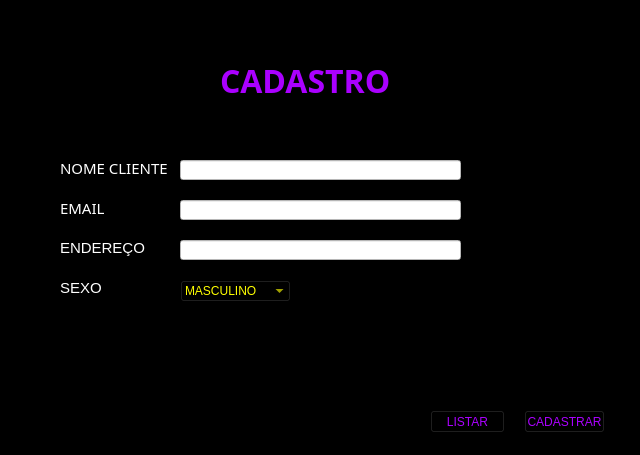
<?xml version="1.0" encoding="UTF-8"?>
<ui version="4.0">
 <class>MainWindow</class>
 <widget class="QMainWindow" name="MainWindow">
  <property name="geometry">
   <rect>
    <x>0</x>
    <y>0</y>
    <width>640</width>
    <height>455</height>
   </rect>
  </property>
  <property name="windowTitle">
   <string>MainWindow</string>
  </property>
  <property name="styleSheet">
   <string notr="true">background-color: rgb(0, 0, 0);</string>
  </property>
  <widget class="QWidget" name="centralwidget">
   <widget class="QLabel" name="TEXTO_CADSTRO">
    <property name="enabled">
     <bool>true</bool>
    </property>
    <property name="geometry">
     <rect>
      <x>220</x>
      <y>60</y>
      <width>221</width>
      <height>41</height>
     </rect>
    </property>
    <property name="font">
     <font>
      <family>Rockwell</family>
      <pointsize>24</pointsize>
      <bold>true</bold>
     </font>
    </property>
    <property name="styleSheet">
     <string notr="true">color: rgb(170, 0, 255);
</string>
    </property>
    <property name="text">
     <string>CADASTRO</string>
    </property>
   </widget>
   <widget class="QLabel" name="label">
    <property name="geometry">
     <rect>
      <x>60</x>
      <y>160</y>
      <width>131</width>
      <height>16</height>
     </rect>
    </property>
    <property name="font">
     <font>
      <family>Sitka Heading</family>
      <pointsize>11</pointsize>
     </font>
    </property>
    <property name="styleSheet">
     <string notr="true">color: rgb(255, 255, 255);</string>
    </property>
    <property name="text">
     <string>NOME CLIENTE</string>
    </property>
   </widget>
   <widget class="QLabel" name="label_2">
    <property name="geometry">
     <rect>
      <x>60</x>
      <y>200</y>
      <width>101</width>
      <height>16</height>
     </rect>
    </property>
    <property name="font">
     <font>
      <family>Rockwell</family>
      <pointsize>11</pointsize>
     </font>
    </property>
    <property name="styleSheet">
     <string notr="true">color: rgb(255, 255, 255);</string>
    </property>
    <property name="text">
     <string>EMAIL</string>
    </property>
   </widget>
   <widget class="QLabel" name="label_3">
    <property name="geometry">
     <rect>
      <x>60</x>
      <y>240</y>
      <width>101</width>
      <height>16</height>
     </rect>
    </property>
    <property name="font">
     <font>
      <pointsize>11</pointsize>
     </font>
    </property>
    <property name="styleSheet">
     <string notr="true">color: rgb(255, 255, 255);</string>
    </property>
    <property name="text">
     <string>ENDEREÇO</string>
    </property>
   </widget>
   <widget class="QLineEdit" name="ln_nome">
    <property name="geometry">
     <rect>
      <x>180</x>
      <y>160</y>
      <width>281</width>
      <height>20</height>
     </rect>
    </property>
    <property name="font">
     <font>
      <pointsize>11</pointsize>
      <bold>true</bold>
     </font>
    </property>
    <property name="styleSheet">
     <string notr="true">background-color: rgb(255, 255, 255);
color: rgb(0, 0, 0);</string>
    </property>
   </widget>
   <widget class="QComboBox" name="comboBox">
    <property name="geometry">
     <rect>
      <x>180</x>
      <y>280</y>
      <width>111</width>
      <height>22</height>
     </rect>
    </property>
    <property name="styleSheet">
     <string notr="true">color: rgb(255, 255, 0);</string>
    </property>
    <item>
     <property name="text">
      <string>MASCULINO</string>
     </property>
    </item>
    <item>
     <property name="text">
      <string>FEMININO</string>
     </property>
    </item>
    <item>
     <property name="text">
      <string>OUTROS</string>
     </property>
    </item>
   </widget>
   <widget class="QLineEdit" name="ln_email">
    <property name="geometry">
     <rect>
      <x>180</x>
      <y>200</y>
      <width>281</width>
      <height>20</height>
     </rect>
    </property>
    <property name="font">
     <font>
      <pointsize>11</pointsize>
      <bold>true</bold>
     </font>
    </property>
    <property name="styleSheet">
     <string notr="true">background-color: rgb(255, 255, 255);
color: rgb(0, 0, 0);</string>
    </property>
   </widget>
   <widget class="QLineEdit" name="ln_end">
    <property name="geometry">
     <rect>
      <x>180</x>
      <y>240</y>
      <width>281</width>
      <height>20</height>
     </rect>
    </property>
    <property name="font">
     <font>
      <pointsize>11</pointsize>
      <bold>true</bold>
     </font>
    </property>
    <property name="styleSheet">
     <string notr="true">background-color: rgb(255, 255, 255);color: rgb(0, 0, 0);</string>
    </property>
   </widget>
   <widget class="QLabel" name="label_4">
    <property name="geometry">
     <rect>
      <x>60</x>
      <y>280</y>
      <width>101</width>
      <height>16</height>
     </rect>
    </property>
    <property name="font">
     <font>
      <pointsize>11</pointsize>
     </font>
    </property>
    <property name="styleSheet">
     <string notr="true">color: rgb(255, 255, 255);</string>
    </property>
    <property name="text">
     <string>SEXO</string>
    </property>
   </widget>
   <widget class="QPushButton" name="bt_cadastrar">
    <property name="geometry">
     <rect>
      <x>524</x>
      <y>410</y>
      <width>81</width>
      <height>23</height>
     </rect>
    </property>
    <property name="styleSheet">
     <string notr="true">background-color: rgb(0, 0, 0);
color: rgb(170, 0, 255);</string>
    </property>
    <property name="text">
     <string>CADASTRAR</string>
    </property>
   </widget>
   <widget class="QLabel" name="label_5">
    <property name="geometry">
     <rect>
      <x>490</x>
      <y>20</y>
      <width>121</width>
      <height>131</height>
     </rect>
    </property>
    <property name="text">
     <string/>
    </property>
    <property name="pixmap">
     <pixmap>the-hotel-logo-design-by-h-the-hotel-free-vector.jpg</pixmap>
    </property>
    <property name="scaledContents">
     <bool>true</bool>
    </property>
    <property name="wordWrap">
     <bool>false</bool>
    </property>
   </widget>
   <widget class="QPushButton" name="bt_listar">
    <property name="geometry">
     <rect>
      <x>430</x>
      <y>410</y>
      <width>75</width>
      <height>23</height>
     </rect>
    </property>
    <property name="styleSheet">
     <string notr="true">color: rgb(170, 0, 255);</string>
    </property>
    <property name="text">
     <string>LISTAR</string>
    </property>
   </widget>
  </widget>
 </widget>
 <resources/>
 <connections/>
</ui>
